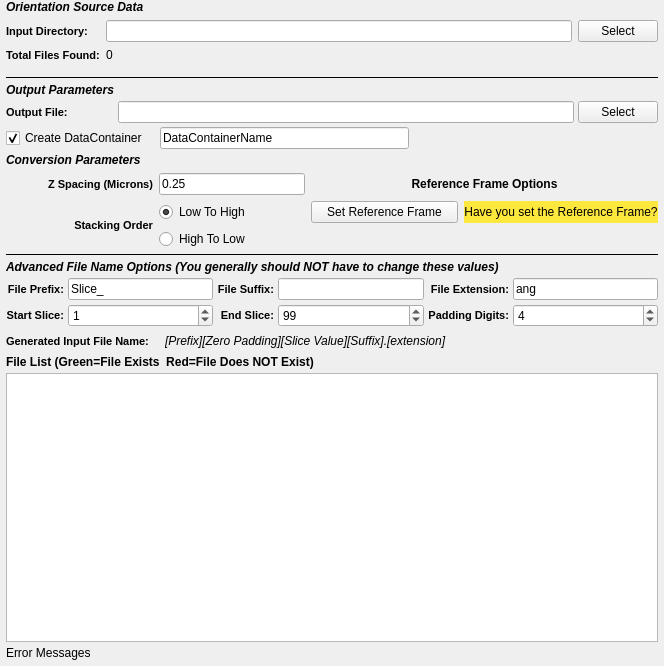
<?xml version="1.0" encoding="UTF-8"?>
<ui version="4.0">
 <class>EbsdToH5EbsdWidget</class>
 <widget class="QWidget" name="EbsdToH5EbsdWidget">
  <property name="geometry">
   <rect>
    <x>0</x>
    <y>0</y>
    <width>664</width>
    <height>666</height>
   </rect>
  </property>
  <layout class="QGridLayout" name="gridLayout_3">
   <property name="leftMargin">
    <number>6</number>
   </property>
   <property name="topMargin">
    <number>0</number>
   </property>
   <property name="rightMargin">
    <number>6</number>
   </property>
   <property name="bottomMargin">
    <number>6</number>
   </property>
   <property name="spacing">
    <number>4</number>
   </property>
   <item row="5" column="0">
    <widget class="Line" name="line_9">
     <property name="frameShadow">
      <enum>QFrame::Plain</enum>
     </property>
     <property name="orientation">
      <enum>Qt::Horizontal</enum>
     </property>
    </widget>
   </item>
   <item row="6" column="0">
    <widget class="QLabel" name="label_58">
     <property name="styleSheet">
      <string notr="true">QLabel 
{
	font-style: italic;font-weight: bold;
font-size: 12px;
}</string>
     </property>
     <property name="text">
      <string>Advanced File Name Options (You generally should NOT have to change these values)</string>
     </property>
    </widget>
   </item>
   <item row="7" column="0">
    <layout class="QGridLayout" name="gridLayout_20">
     <item row="1" column="0">
      <widget class="QLabel" name="label_50">
       <property name="styleSheet">
        <string notr="true">QLabel {
font-weight: bold;
font-size: 11px;
}</string>
       </property>
       <property name="text">
        <string>Start Slice:</string>
       </property>
       <property name="alignment">
        <set>Qt::AlignRight|Qt::AlignTrailing|Qt::AlignVCenter</set>
       </property>
      </widget>
     </item>
     <item row="1" column="1">
      <widget class="QSpinBox" name="m_ZStartIndex">
       <property name="minimumSize">
        <size>
         <width>75</width>
         <height>0</height>
        </size>
       </property>
       <property name="toolTip">
        <string>Which file index to start the import at.</string>
       </property>
       <property name="maximum">
        <number>1000000</number>
       </property>
       <property name="value">
        <number>1</number>
       </property>
      </widget>
     </item>
     <item row="1" column="2">
      <widget class="QLabel" name="label_51">
       <property name="styleSheet">
        <string notr="true">QLabel {
font-weight: bold;
font-size: 11px;
}</string>
       </property>
       <property name="text">
        <string>End Slice:</string>
       </property>
       <property name="alignment">
        <set>Qt::AlignRight|Qt::AlignTrailing|Qt::AlignVCenter</set>
       </property>
      </widget>
     </item>
     <item row="1" column="3">
      <widget class="QSpinBox" name="m_ZEndIndex">
       <property name="minimumSize">
        <size>
         <width>75</width>
         <height>0</height>
        </size>
       </property>
       <property name="toolTip">
        <string>The file index to stop the import at. (Inclusive)</string>
       </property>
       <property name="maximum">
        <number>1000000</number>
       </property>
       <property name="value">
        <number>99</number>
       </property>
      </widget>
     </item>
     <item row="1" column="4">
      <widget class="QLabel" name="label_21">
       <property name="styleSheet">
        <string notr="true">QLabel {
font-weight: bold;
font-size: 11px;
}</string>
       </property>
       <property name="text">
        <string>Padding Digits:</string>
       </property>
       <property name="alignment">
        <set>Qt::AlignRight|Qt::AlignTrailing|Qt::AlignVCenter</set>
       </property>
      </widget>
     </item>
     <item row="1" column="5">
      <widget class="QSpinBox" name="m_TotalDigits">
       <property name="toolTip">
        <string>The number of digits to allow for the slice index.</string>
       </property>
       <property name="value">
        <number>4</number>
       </property>
      </widget>
     </item>
     <item row="0" column="0">
      <widget class="QLabel" name="label_32">
       <property name="styleSheet">
        <string notr="true">QLabel {
font-weight: bold;
font-size: 11px;
}</string>
       </property>
       <property name="text">
        <string>File Prefix:</string>
       </property>
       <property name="alignment">
        <set>Qt::AlignRight|Qt::AlignTrailing|Qt::AlignVCenter</set>
       </property>
      </widget>
     </item>
     <item row="0" column="1">
      <widget class="QLineEdit" name="m_FilePrefix">
       <property name="toolTip">
        <string>The front part of the input file name</string>
       </property>
       <property name="text">
        <string>Slice_</string>
       </property>
      </widget>
     </item>
     <item row="0" column="2">
      <widget class="QLabel" name="label_13">
       <property name="styleSheet">
        <string notr="true">QLabel {
font-weight: bold;
font-size: 11px;
}</string>
       </property>
       <property name="text">
        <string>File Suffix:</string>
       </property>
       <property name="alignment">
        <set>Qt::AlignRight|Qt::AlignTrailing|Qt::AlignVCenter</set>
       </property>
      </widget>
     </item>
     <item row="0" column="3">
      <widget class="QLineEdit" name="m_FileSuffix">
       <property name="toolTip">
        <string>The part of the filename that comes AFTER the slice index</string>
       </property>
      </widget>
     </item>
     <item row="0" column="4">
      <widget class="QLabel" name="label_56">
       <property name="styleSheet">
        <string notr="true">QLabel {
font-weight: bold;
font-size: 11px;
}</string>
       </property>
       <property name="text">
        <string>File Extension:</string>
       </property>
       <property name="alignment">
        <set>Qt::AlignRight|Qt::AlignTrailing|Qt::AlignVCenter</set>
       </property>
      </widget>
     </item>
     <item row="0" column="5">
      <widget class="QLineEdit" name="m_FileExt">
       <property name="toolTip">
        <string>The file extension of the input files</string>
       </property>
       <property name="text">
        <string>ang</string>
       </property>
      </widget>
     </item>
    </layout>
   </item>
   <item row="8" column="0">
    <layout class="QHBoxLayout" name="_6">
     <item>
      <widget class="QLabel" name="label_17">
       <property name="styleSheet">
        <string notr="true">QLabel {
font-weight: bold;
font-size: 11px;
}</string>
       </property>
       <property name="text">
        <string>Generated Input File Name:</string>
       </property>
      </widget>
     </item>
     <item>
      <spacer name="horizontalSpacer_24">
       <property name="orientation">
        <enum>Qt::Horizontal</enum>
       </property>
       <property name="sizeType">
        <enum>QSizePolicy::Fixed</enum>
       </property>
       <property name="sizeHint" stdset="0">
        <size>
         <width>12</width>
         <height>20</height>
        </size>
       </property>
      </spacer>
     </item>
     <item>
      <widget class="QLabel" name="m_GeneratedFileNameExample">
       <property name="font">
        <font>
         <italic>true</italic>
        </font>
       </property>
       <property name="text">
        <string>[Prefix][Zero Padding][Slice Value][Suffix].[extension]</string>
       </property>
      </widget>
     </item>
     <item>
      <spacer name="horizontalSpacer_25">
       <property name="orientation">
        <enum>Qt::Horizontal</enum>
       </property>
       <property name="sizeHint" stdset="0">
        <size>
         <width>40</width>
         <height>20</height>
        </size>
       </property>
      </spacer>
     </item>
    </layout>
   </item>
   <item row="9" column="0">
    <widget class="QLabel" name="label_57">
     <property name="font">
      <font>
       <weight>75</weight>
       <italic>false</italic>
       <bold>true</bold>
      </font>
     </property>
     <property name="text">
      <string>File List (Green=File Exists  Red=File Does NOT Exist)</string>
     </property>
    </widget>
   </item>
   <item row="10" column="0">
    <widget class="QListWidget" name="m_FileListView">
     <property name="sizePolicy">
      <sizepolicy hsizetype="Expanding" vsizetype="MinimumExpanding">
       <horstretch>0</horstretch>
       <verstretch>0</verstretch>
      </sizepolicy>
     </property>
     <property name="toolTip">
      <string>The list of files that will be imported in the order they will be imported into the HDF5 Ebsd File</string>
     </property>
    </widget>
   </item>
   <item row="11" column="0">
    <widget class="QLabel" name="m_ErrorMessage">
     <property name="text">
      <string>Error Messages</string>
     </property>
    </widget>
   </item>
   <item row="2" column="0">
    <layout class="QGridLayout" name="gridLayout_2">
     <property name="topMargin">
      <number>0</number>
     </property>
     <property name="spacing">
      <number>6</number>
     </property>
     <item row="3" column="2">
      <widget class="QPushButton" name="m_RefFrameOptionsBtn">
       <property name="toolTip">
        <string>This will show the advanced reference frame options</string>
       </property>
       <property name="text">
        <string>Set Reference Frame</string>
       </property>
       <property name="default">
        <bool>false</bool>
       </property>
      </widget>
     </item>
     <item row="1" column="0" colspan="3">
      <widget class="QLabel" name="label_6">
       <property name="styleSheet">
        <string notr="true">QLabel 
{
font-style: italic;
font-weight: bold;
font-size: 12px;
}</string>
       </property>
       <property name="text">
        <string>Conversion Parameters</string>
       </property>
      </widget>
     </item>
     <item row="3" column="3">
      <widget class="QLabel" name="referenceFrameCheck">
       <property name="styleSheet">
        <string notr="true">background-color: rgb(255, 232, 61);</string>
       </property>
       <property name="text">
        <string>Have you set the Reference Frame?</string>
       </property>
       <property name="alignment">
        <set>Qt::AlignCenter</set>
       </property>
      </widget>
     </item>
     <item row="2" column="0">
      <widget class="QLabel" name="label_4">
       <property name="styleSheet">
        <string notr="true">QLabel {
font-weight: bold;
font-size: 11px;
}</string>
       </property>
       <property name="text">
        <string>Z Spacing (Microns)</string>
       </property>
       <property name="alignment">
        <set>Qt::AlignRight|Qt::AlignTrailing|Qt::AlignVCenter</set>
       </property>
      </widget>
     </item>
     <item row="2" column="1">
      <widget class="QLineEdit" name="m_zSpacing">
       <property name="sizePolicy">
        <sizepolicy hsizetype="Ignored" vsizetype="Preferred">
         <horstretch>0</horstretch>
         <verstretch>0</verstretch>
        </sizepolicy>
       </property>
       <property name="toolTip">
        <string>The spacing between each layer.</string>
       </property>
       <property name="text">
        <string>0.25</string>
       </property>
      </widget>
     </item>
     <item row="3" column="1">
      <widget class="QRadioButton" name="m_StackLowToHigh">
       <property name="text">
        <string>Low To High</string>
       </property>
       <property name="checked">
        <bool>true</bool>
       </property>
      </widget>
     </item>
     <item row="4" column="1">
      <widget class="QRadioButton" name="m_StackHighToLow">
       <property name="text">
        <string>High To Low</string>
       </property>
      </widget>
     </item>
     <item row="2" column="2" colspan="2">
      <widget class="QLabel" name="label_3">
       <property name="styleSheet">
        <string notr="true">QLabel {
font-weight: bold;
font-size: 12px;
}</string>
       </property>
       <property name="text">
        <string>Reference Frame Options</string>
       </property>
       <property name="alignment">
        <set>Qt::AlignCenter</set>
       </property>
      </widget>
     </item>
     <item row="3" column="0" rowspan="2">
      <widget class="QLabel" name="label_2">
       <property name="styleSheet">
        <string notr="true">QLabel {
font-weight: bold;
font-size: 11px;
}</string>
       </property>
       <property name="text">
        <string>Stacking Order</string>
       </property>
       <property name="alignment">
        <set>Qt::AlignRight|Qt::AlignTrailing|Qt::AlignVCenter</set>
       </property>
      </widget>
     </item>
    </layout>
   </item>
   <item row="0" column="0">
    <layout class="QGridLayout" name="widgetLayout">
     <property name="topMargin">
      <number>0</number>
     </property>
     <property name="bottomMargin">
      <number>0</number>
     </property>
     <property name="spacing">
      <number>6</number>
     </property>
     <item row="0" column="0" colspan="3">
      <widget class="QLabel" name="label_5">
       <property name="styleSheet">
        <string notr="true">QLabel 
{
	font-style: italic;font-weight: bold;
font-size: 12px;
}</string>
       </property>
       <property name="text">
        <string>Orientation Source Data</string>
       </property>
      </widget>
     </item>
     <item row="1" column="0">
      <widget class="QLabel" name="label_29">
       <property name="toolTip">
        <string>The directory that contains the .ang or .ctf files</string>
       </property>
       <property name="styleSheet">
        <string notr="true">QLabel {
font-weight: bold;
font-size: 11px;
}</string>
       </property>
       <property name="text">
        <string>Input Directory:</string>
       </property>
      </widget>
     </item>
     <item row="1" column="1">
      <widget class="QtSFSDropLineEdit" name="m_InputDir"/>
     </item>
     <item row="1" column="2">
      <widget class="QPushButton" name="m_InputDirBtn">
       <property name="text">
        <string>Select</string>
       </property>
      </widget>
     </item>
     <item row="2" column="0">
      <widget class="QLabel" name="label_47">
       <property name="styleSheet">
        <string notr="true">QLabel {
font-weight: bold;
font-size: 11px;
}</string>
       </property>
       <property name="text">
        <string>Total Files Found:</string>
       </property>
      </widget>
     </item>
     <item row="2" column="1">
      <widget class="QLabel" name="m_TotalSlices">
       <property name="text">
        <string>0</string>
       </property>
      </widget>
     </item>
    </layout>
   </item>
   <item row="1" column="0">
    <layout class="QGridLayout" name="gridLayout_4">
     <property name="topMargin">
      <number>10</number>
     </property>
     <item row="1" column="0">
      <widget class="QLabel" name="label_7">
       <property name="styleSheet">
        <string notr="true">QLabel 
{
	font-style: italic;font-weight: bold;
font-size: 12px;
}</string>
       </property>
       <property name="text">
        <string>Output Parameters</string>
       </property>
      </widget>
     </item>
     <item row="2" column="0">
      <widget class="QLabel" name="label_53">
       <property name="styleSheet">
        <string>QLabel {
font-weight: bold;
font-size: 11px;
}</string>
       </property>
       <property name="text">
        <string>Output File:</string>
       </property>
      </widget>
     </item>
     <item row="2" column="1">
      <widget class="QtSFSDropLineEdit" name="m_OutputFile">
       <property name="toolTip">
        <string>The absolute path to the output file</string>
       </property>
      </widget>
     </item>
     <item row="2" column="2">
      <widget class="QPushButton" name="m_OutputFileBtn">
       <property name="text">
        <string>Select</string>
       </property>
      </widget>
     </item>
     <item row="0" column="0" colspan="3">
      <widget class="Line" name="line_8">
       <property name="frameShadow">
        <enum>QFrame::Plain</enum>
       </property>
       <property name="orientation">
        <enum>Qt::Horizontal</enum>
       </property>
      </widget>
     </item>
     <item row="3" column="0" colspan="3">
      <layout class="QHBoxLayout" name="horizontalLayout">
       <property name="spacing">
        <number>12</number>
       </property>
       <property name="topMargin">
        <number>0</number>
       </property>
       <item>
        <widget class="QCheckBox" name="createDataContainer">
         <property name="text">
          <string>Create DataContainer</string>
         </property>
         <property name="checked">
          <bool>true</bool>
         </property>
        </widget>
       </item>
       <item>
        <widget class="QLineEdit" name="dataContainerName">
         <property name="text">
          <string>DataContainerName</string>
         </property>
        </widget>
       </item>
       <item>
        <spacer name="horizontalSpacer">
         <property name="orientation">
          <enum>Qt::Horizontal</enum>
         </property>
         <property name="sizeHint" stdset="0">
          <size>
           <width>40</width>
           <height>20</height>
          </size>
         </property>
        </spacer>
       </item>
      </layout>
     </item>
    </layout>
   </item>
  </layout>
 </widget>
 <customwidgets>
  <customwidget>
   <class>QtSFSDropLineEdit</class>
   <extends>QLineEdit</extends>
   <header location="global">QtSFSDropLineEdit.h</header>
  </customwidget>
 </customwidgets>
 <tabstops>
  <tabstop>m_InputDir</tabstop>
  <tabstop>m_InputDirBtn</tabstop>
  <tabstop>m_OutputFile</tabstop>
  <tabstop>m_OutputFileBtn</tabstop>
  <tabstop>m_RefFrameOptionsBtn</tabstop>
  <tabstop>m_FilePrefix</tabstop>
  <tabstop>m_FileSuffix</tabstop>
  <tabstop>m_FileExt</tabstop>
  <tabstop>m_ZStartIndex</tabstop>
  <tabstop>m_ZEndIndex</tabstop>
  <tabstop>m_TotalDigits</tabstop>
  <tabstop>m_FileListView</tabstop>
 </tabstops>
 <resources/>
 <connections>
  <connection>
   <sender>createDataContainer</sender>
   <signal>clicked(bool)</signal>
   <receiver>dataContainerName</receiver>
   <slot>setVisible(bool)</slot>
   <hints>
    <hint type="sourcelabel">
     <x>100</x>
     <y>177</y>
    </hint>
    <hint type="destinationlabel">
     <x>486</x>
     <y>177</y>
    </hint>
   </hints>
  </connection>
 </connections>
</ui>
